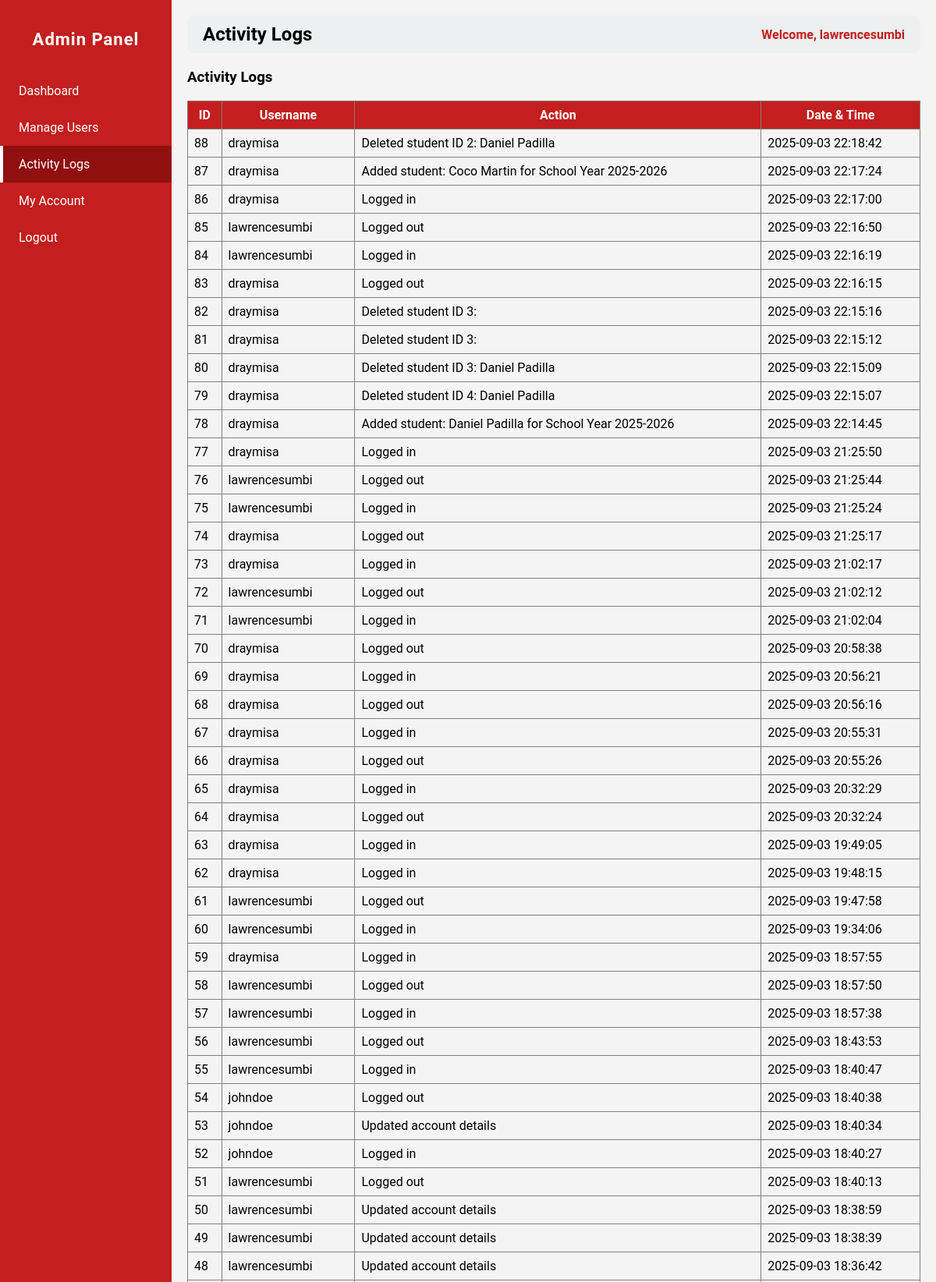
/admin.php?page=activity_logs (signed in, upper part), run on the app's committed database.
### tables this page shows
CREATE TABLE `logs` (
  `id` int(11) NOT NULL,
  `user_id` int(11) NOT NULL,
  `action` varchar(255) NOT NULL,
  `date_time` datetime NOT NULL DEFAULT current_timestamp()
);

CREATE TABLE `users` (
  `id` int(11) NOT NULL,
  `username` varchar(50) NOT NULL,
  `password` varchar(255) NOT NULL,
  `role` varchar(50) NOT NULL,
  `email` varchar(255) NOT NULL,
  `contact` varchar(50) NOT NULL,
  `status` varchar(50) NOT NULL,
  `img` varchar(255) NOT NULL
);

### admin_pages/activity_logs.php (the view)
<?php
$host = "localhost";
$dbname = "studisciplink";
$user = "root";
$pass = "";
try {
    $pdo = new PDO("mysql:host=$host;dbname=$dbname", $user, $pass);
    $pdo->setAttribute(PDO::ATTR_ERRMODE, PDO::ERRMODE_EXCEPTION);
    $stmt = $pdo->prepare("
        SELECT l.id, u.username, l.action, l.date_time
        FROM logs l
        JOIN users u ON l.user_id = u.id
        ORDER BY l.date_time DESC
    ");
    $stmt->execute();
    $logs = $stmt->fetchAll(PDO::FETCH_ASSOC);
} catch (PDOException $e) {
    die("Database error: " . $e->getMessage());
}
?>
<h3>Activity Logs</h3>
<table border="1" cellpadding="8" cellspacing="0" style="width:100%; border-collapse:collapse;">
    <thead style="background:#c41e1e; color:white;">
        <tr>
            <th>ID</th>
            <th>Username</th>
            <th>Action</th>
            <th>Date & Time</th>
        </tr>
    </thead>
    <tbody>
        <?php if ($logs): ?>
            <?php foreach ($logs as $log): ?>
                <tr>
                    <td><?php echo htmlspecialchars($log['id']); ?></td>
                    <td><?php echo htmlspecialchars($log['username']); ?></td>
                    <td><?php echo htmlspecialchars($log['action']); ?></td>
                    <td><?php echo htmlspecialchars($log['date_time']); ?></td>
                </tr>
            <?php endforeach; ?>
        <?php else: ?>
            <tr>
                <td colspan="4" style="text-align:center;">No activity logs found.</td>
            </tr>
        <?php endif; ?>
    </tbody>
</table>

### admin.php (style rules this page uses)
body { margin: 0; font-family: 'Roboto', sans-serif; background: #f4f4f4; }

### data on the page
logs: id "88", user.username "draymisa", action "Deleted student ID 2: Daniel Padilla", date_time "2025-09-03 22:18:42"
logs: id "87", user.username "draymisa", action "Added student: Coco Martin for School Year 2025-2026", date_time "2025-09-03 22:17:24"
logs: id "86", user.username "draymisa", action "Logged in", date_time "2025-09-03 22:17:00"
logs: id "85", user.username "lawrencesumbi", action "Logged out", date_time "2025-09-03 22:16:50"
logs: id "84", user.username "lawrencesumbi", action "Logged in", date_time "2025-09-03 22:16:19"
logs: id "83", user.username "draymisa", action "Logged out", date_time "2025-09-03 22:16:15"
logs: id "82", user.username "draymisa", action "Deleted student ID 3:", date_time "2025-09-03 22:15:16"
logs: id "81", user.username "draymisa", action "Deleted student ID 3:", date_time "2025-09-03 22:15:12"
logs: id "80", user.username "draymisa", action "Deleted student ID 3: Daniel Padilla", date_time "2025-09-03 22:15:09"
logs: id "79", user.username "draymisa", action "Deleted student ID 4: Daniel Padilla", date_time "2025-09-03 22:15:07"
logs: id "78", user.username "draymisa", action "Added student: Daniel Padilla for School Year 2025-2026", date_time "2025-09-03 22:14:45"
logs: id "77", user.username "draymisa", action "Logged in", date_time "2025-09-03 21:25:50"
logs: id "76", user.username "lawrencesumbi", action "Logged out", date_time "2025-09-03 21:25:44"
logs: id "75", user.username "lawrencesumbi", action "Logged in", date_time "2025-09-03 21:25:24"
logs: id "74", user.username "draymisa", action "Logged out", date_time "2025-09-03 21:25:17"
logs: id "73", user.username "draymisa", action "Logged in", date_time "2025-09-03 21:02:17"
logs: id "72", user.username "lawrencesumbi", action "Logged out", date_time "2025-09-03 21:02:12"
logs: id "71", user.username "lawrencesumbi", action "Logged in", date_time "2025-09-03 21:02:04"
logs: id "70", user.username "draymisa", action "Logged out", date_time "2025-09-03 20:58:38"
logs: id "69", user.username "draymisa", action "Logged in", date_time "2025-09-03 20:56:21"
logs: id "68", user.username "draymisa", action "Logged out", date_time "2025-09-03 20:56:16"
logs: id "67", user.username "draymisa", action "Logged in", date_time "2025-09-03 20:55:31"
logs: id "66", user.username "draymisa", action "Logged out", date_time "2025-09-03 20:55:26"
logs: id "65", user.username "draymisa", action "Logged in", date_time "2025-09-03 20:32:29"
logs: id "64", user.username "draymisa", action "Logged out", date_time "2025-09-03 20:32:24"
logs: id "63", user.username "draymisa", action "Logged in", date_time "2025-09-03 19:49:05"
logs: id "62", user.username "draymisa", action "Logged in", date_time "2025-09-03 19:48:15"
logs: id "61", user.username "lawrencesumbi", action "Logged out", date_time "2025-09-03 19:47:58"
logs: id "60", user.username "lawrencesumbi", action "Logged in", date_time "2025-09-03 19:34:06"
logs: id "59", user.username "draymisa", action "Logged in", date_time "2025-09-03 18:57:55"
logs: id "58", user.username "lawrencesumbi", action "Logged out", date_time "2025-09-03 18:57:50"
logs: id "57", user.username "lawrencesumbi", action "Logged in", date_time "2025-09-03 18:57:38"
logs: id "56", user.username "lawrencesumbi", action "Logged out", date_time "2025-09-03 18:43:53"
logs: id "55", user.username "lawrencesumbi", action "Logged in", date_time "2025-09-03 18:40:47"
logs: id "54", user.username "johndoe", action "Logged out", date_time "2025-09-03 18:40:38"
logs: id "53", user.username "johndoe", action "Updated account details", date_time "2025-09-03 18:40:34"
logs: id "52", user.username "johndoe", action "Logged in", date_time "2025-09-03 18:40:27"
logs: id "51", user.username "lawrencesumbi", action "Logged out", date_time "2025-09-03 18:40:13"
logs: id "50", user.username "lawrencesumbi", action "Updated account details", date_time "2025-09-03 18:38:59"
logs: id "49", user.username "lawrencesumbi", action "Updated account details", date_time "2025-09-03 18:38:39"
logs: id "48", user.username "lawrencesumbi", action "Updated account details", date_time "2025-09-03 18:36:42"

### other printed values
str_replace('_',' ', $page) "Activity Logs"
$_SESSION['username'] "lawrencesumbi"
